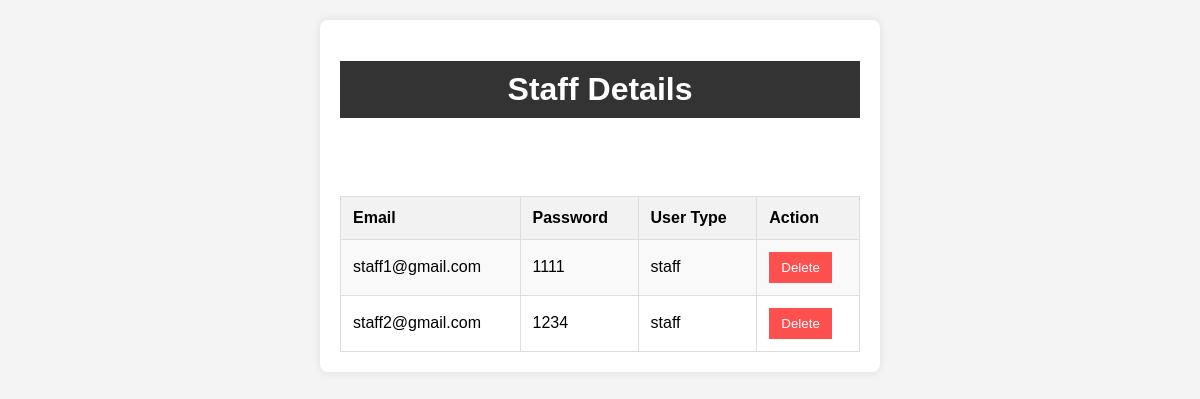
Screenshot of /login/staffdata.php with the database file from the repository.
### tables this page shows
CREATE TABLE IF NOT EXISTS `staff` (
  `email` varchar(40) NOT NULL,
  `password` varchar(40) NOT NULL,
  `user_type` varchar(40) NOT NULL
);

### login/staffdata.php (the view, shortened to what this page needs)
<!DOCTYPE html>
<html lang="en">
<head>
    <link rel="stylesheet" href="../Booking/booknow.css">
</head>
<body>
    <div class="container">
        <h1>Staff Details</h1>
        <br><br>
        <?php
        include 'connection.php';
        $sql = "SELECT * FROM staff";
        $result = $conn->query($sql);
        if (!$result) {
            echo "Error: " . $sql . "<br>" . $conn->error;
        } else {
            if ($result->num_rows > 0) {
                echo '<table class="staff-table">
                        <tr>
                            <th>Email</th>
                            <th>Password</th>
                            <th>User Type</th>
                            <th>Action</th>
                        </tr>';
                while ($row = $result->fetch_assoc()) {
                    echo '<tr>
                            <td>' . $row["email"] . '</td>
                            <td>' . $row["password"] . '</td>
                            <td>' . $row["user_type"] . '</td>
                            <td>
                                <form method="post" action="">
                                    <input type="hidden" name="deleteEmail" value="' . $row["email"] . '">
                                    <button type="submit" class="delete-btn" name="delete">Delete</button>
                                </form>
                            </td>
                        </tr>';
                }
                echo '</table>';
            } else {
                echo "No staff data found.";
            }
        }
        ?>
    </div>
</body>
</html>

### Booking/booknow.css (style rules this page uses)
body { font-family: 'Arial', sans-serif; margin: 0; padding: 0; background-color: #f5f5f5; }
h1 { background-color: #333; color: #fff; text-align: center; padding: 10px; position: static; bottom: 0; width: auto; }
.container { width: 520px; margin: 40px; padding: 20px; background-color: #fff; border-radius: 8px; box-shadow: 0 0 10px rgba(0, 0, 0, 0.1); margin-left: -130px; }

### login/staffdata.php (style rules this page uses)
body { font-family: Arial, sans-serif; background-color: #f4f4f4; margin: 0; padding: 0; }
.container { max-width: 800px; margin: 20px auto; background-color: #fff; padding: 20px; box-shadow: 0 0 10px rgba(0, 0, 0, 0.1); border-radius: 8px; }
.staff-table { width: 100%; border-collapse: collapse; margin-top: 20px; }
.staff-table th, .staff-table td { border: 1px solid #ddd; padding: 12px; text-align: left; }
.staff-table th { background-color: #f2f2f2; }
.staff-table tr:nth-child(even) { background-color: #f9f9f9; }
.delete-btn { background-color: #ff5050; color: #fff; padding: 8px 12px; border: none; cursor: pointer; }

### rows the page displays
staff: email "staff1@gmail.com", password "1111", user_type "staff"
staff: email "staff2@gmail.com", password "1234", user_type "staff"
